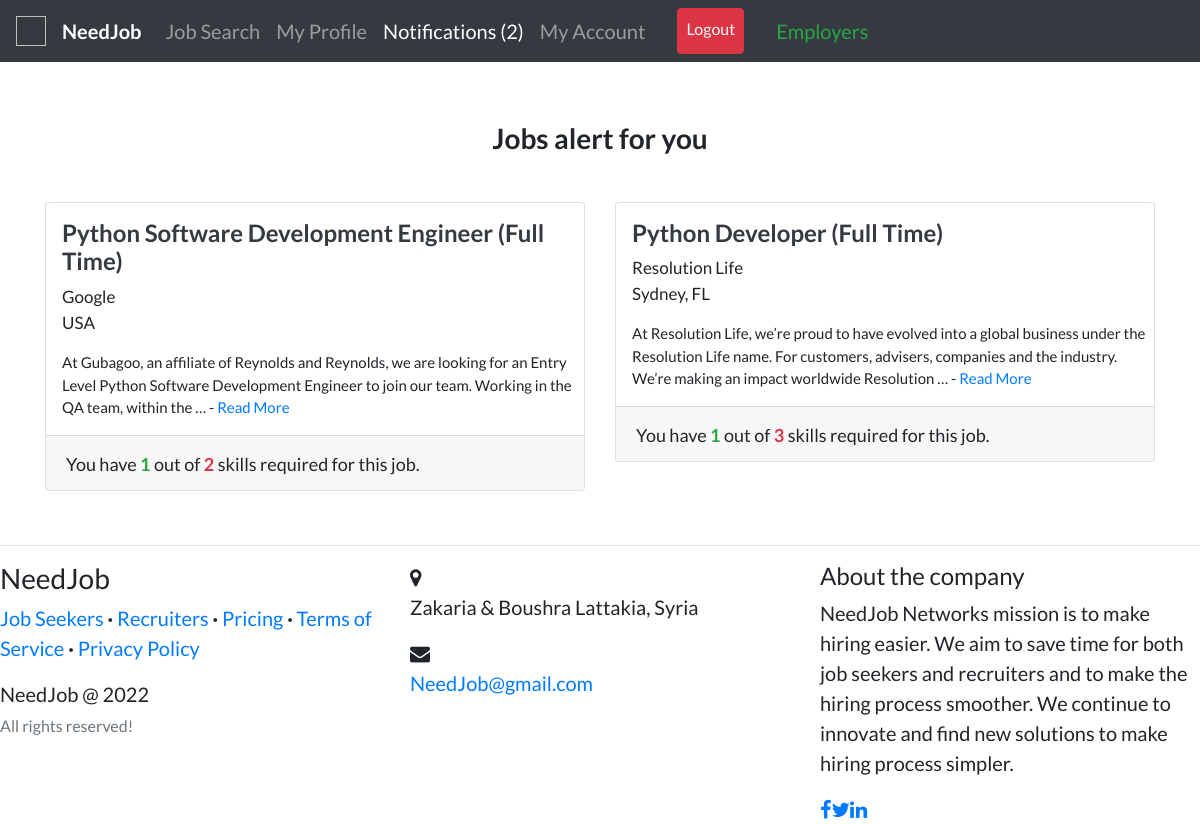
/relevant_jobs/ (signed in), run on an earlier commit of the app's database.
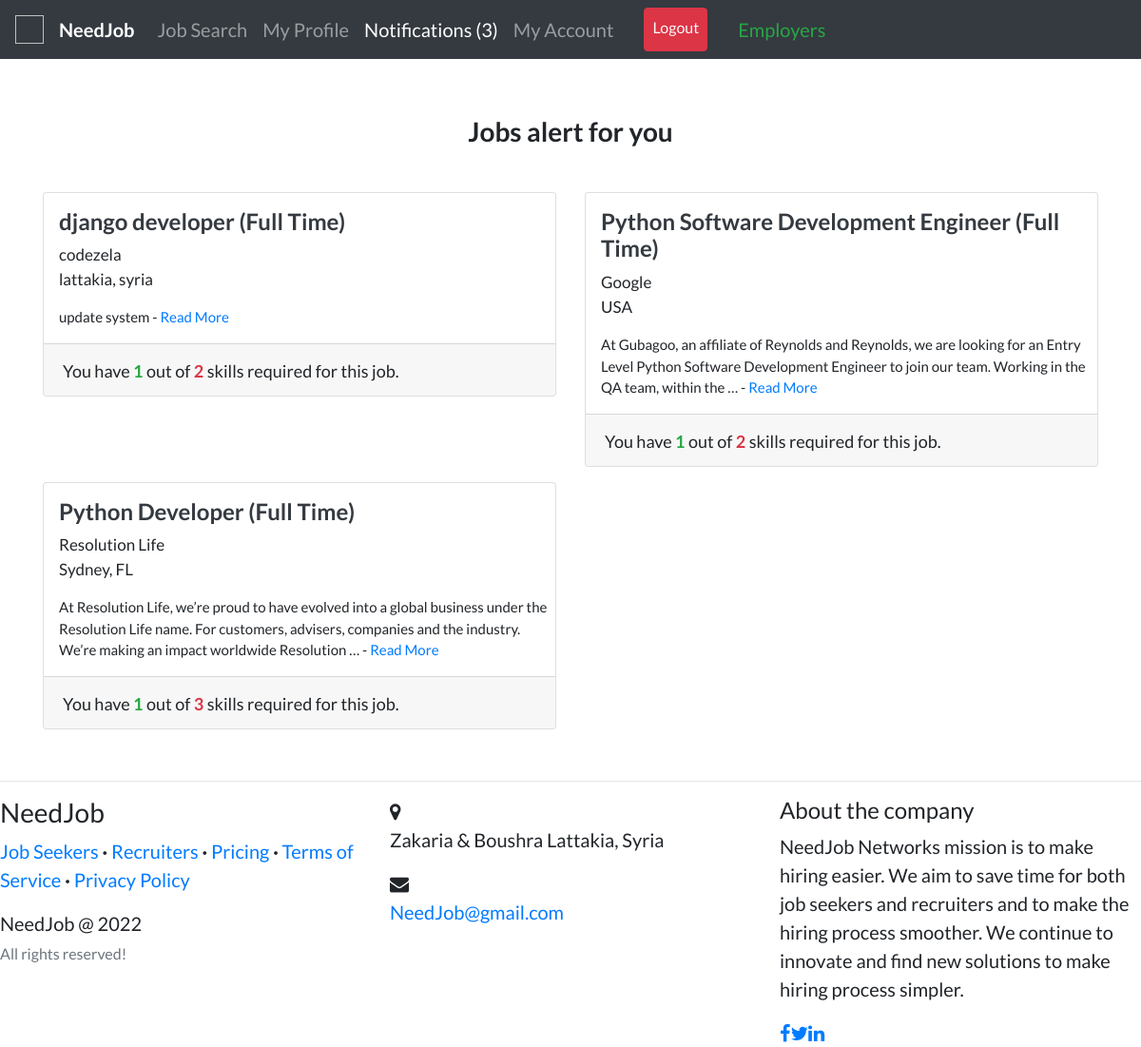
And on a later commit of the database.
### recruiters/models.py (models this page shows, shortened)
class Job(models.Model):
    recruiter = models.ForeignKey(
        User, related_name='jobs', on_delete=models.CASCADE)
    title = models.CharField(max_length=255)
    company = models.CharField(max_length=200)
    location = models.CharField(max_length=255)
    description = models.TextField()
    requirements = models.TextField()
    skills_req = models.CharField(max_length=200)
    job_type = models.CharField(
        max_length=30, choices=CHOICES, default='Full Time', null=True)
    link = models.URLField(null=True, blank=True)
    slug = AutoSlugField(populate_from='title', unique=True, null=True)
    date_posted = models.DateTimeField(default=timezone.now)

### candidates/views.py (the view)
# urls.py: path('relevant_jobs/', views.intelligent_search, name='intelligent-search'),
@login_required
def intelligent_search(request):
    relevant_jobs = []
    common = []
    job_skills = []
    user = request.user
    profile = Profile.objects.filter(user=user).first()
    my_skill_query = Skill.objects.filter(user=user)
    my_skills = []
    for i in my_skill_query:
        my_skills.append(i.skill.lower())
    if profile:
        jobs = Job.objects.filter(
            job_type=profile.looking_for).order_by('-date_posted')
    else:
        jobs = Job.objects.all()
    for job in jobs:
        skills = []
        sk = str(job.skills_req).split(",")
        for i in sk:
            skills.append(i.strip().lower())
        common_skills = list(set(my_skills) & set(skills))
        if (len(common_skills) != 0 and len(common_skills) >= len(skills)//2):
            relevant_jobs.append(job)
            common.append(len(common_skills))
            job_skills.append(len(skills))
    objects = zip(relevant_jobs, common, job_skills)
    objects = sorted(objects, key=lambda t: t[1]/t[2], reverse=True)
    objects = objects[:100]
    context = {
        'intel_page': "active",
        'jobs': objects,
        'counter': len(relevant_jobs),
    }
    return render(request, 'candidates/intelligent_search.html', context)

### templates/candidates/intelligent_search.html
{%extends "accounts/layout.html" %} {% load static %} {% block content %}
<br /><br />
<div>
<h3 class="text-center"><b>Jobs alert for you</b></h3><br>
{%if counter %}
  <div class="row">
    {% for job,common, job_skill in jobs %}
    <div class="col-md-6">
      <div class="card card-signin my-2">
        <span class="ml-3 mt-3">
          <a href="{% url 'candidates:job-detail' job.slug %}"
            ><h4 class="text-dark">
              <b>{{job.title}} ({{job.job_type}})</b>
            </h4></a
          >
          <p style="font-size: 17px">{{job.company}}<br />{{job.location}}</p>
          <p style="font-size: 15px">
            {{job.description|truncatewords:30}} -
            <a href="{% url 'candidates:job-detail' job.slug %}">Read More</a>
          </p>
        </span>
        <div class="card-footer">
          <span style="font-size: 18px"
            >You have <b class="text-success">{{ common }} </b>out of <b class="text-danger">{{ job_skill }}</b> skills required for this job.</span
          >
        </div>
      </div>
    </div>
    {% endfor %}
  </div>
</div>
<br />
{% else %}
<p class="text-center">No relevant jobs for you now! Please check if your <a href="{% url 'candidates:my-profile' %}">profile</a> is complete.</p><br>
{% endif %}
</div>
{% endblock content %}

What changed in the data, as far as the page shows it:
added Job: title "django developer", job_type "Full Time", company "codezela", location "lattakia, syria", description "update system", recruiter "1", job_skill "2"
Also different on the page:
{{ counter }}: "2" → "3"
